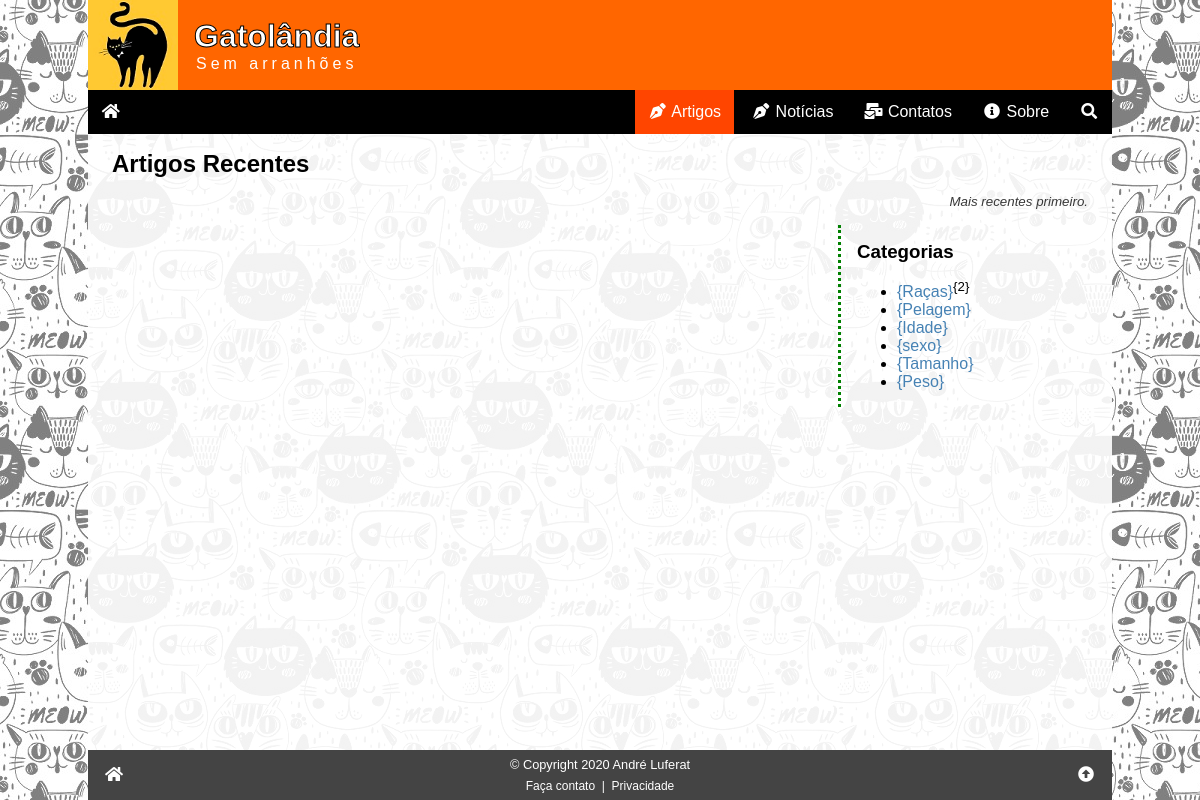
The page /artigos.php on the database as committed earlier.
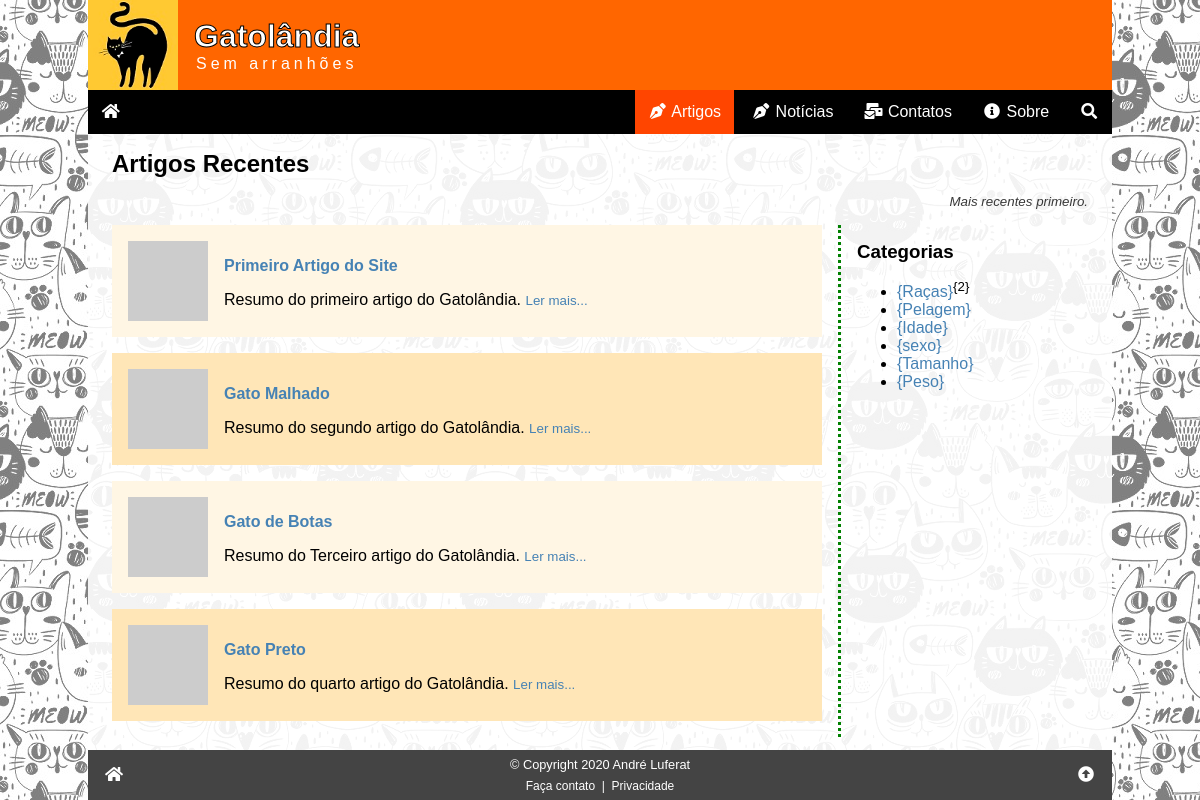
The same page on the database as committed later.
### tables this page shows
CREATE TABLE artigos (
    id_artigo INT PRIMARY KEY NOT NULL AUTO_INCREMENT,
    data TIMESTAMP DEFAULT CURRENT_TIMESTAMP,
    titulo VARCHAR(255) NOT NULL,
    imagem VARCHAR(255) COMMENT 'URL da imagem - thumbnail',
    resumo VARCHAR(255) NOT NULL COMMENT 'Resumo do artigo',
    texto LONGTEXT NOT NULL COMMENT 'Texto (HTML) do artigo completo',
    autor_id INT NOT NULL,
    campo1 TEXT COMMENT 'Reservado para uso futuro',
    campo2 TEXT COMMENT 'Reservado para uso futuro',
    campo3 TEXT COMMENT 'Reservado para uso futuro',
    status ENUM ('inativo', 'ativo') DEFAULT 'ativo',

     
    FOREIGN KEY (autor_id) REFERENCES autores (id_autor)
);

### artigos.php (the view, shortened to what this page needs)
<?php
require '_config.php';
$css = "/css/artigos.css";
$menu = "artigos";
$sql = "SELECT id_artigo, titulo, imagem, resumo FROM artigos WHERE status = 'ativo' ORDER BY data DESC";
$res = $conn->query($sql);
$artigos = '';
while ($art = $res->fetch_assoc()) {
    $artigos .= <<<HTML
<div class="artigo">
    <a href="artigo.php?id={$art['id_artigo']}"><img src="{$art['imagem']}" alt="{$art['titulo']}"></a>
    <a href="artigo.php?id={$art['id_artigo']}"><h4>{$art['titulo']}</h4></a>
    <span>{$art['resumo']}</span>
    <small><a href="artigo.php?id={$art['id_artigo']}">Ler mais...</a></small>
</div>
HTML;
}
require '_header.php';
?>
<h2>Artigos Recentes</h2>
<small class="subtitulo">Mais recentes primeiro.</small>
<div class="row">
    <div class="col1"><?php echo $artigos ?></div>
    <aside class="col2">
        <h3>Categorias</h3>
        <ul>
        <li><a href="artigos.php?c={id_categoria}">{Raças}</a><sup>{2}</sup></li>
            <li><a href="artigos.php?c={id_categoria}">{Pelagem}</a></li>
            <li><a href="artigos.php?c={id_categoria}">{Idade}</a></li>
            <li><a href="artigos.php?c={id_categoria}">{sexo}</a></li>
            <li><a href="artigos.php?c={id_categoria}">{Tamanho}</a></li>
            <li><a href="artigos.php?c={id_categoria}">{Peso}</a></li>
        </ul>
    </aside>
</div>
<?php
require '_footer.php';
?>

### _header.php (shortened to what this page needs)
<?php
if ( $css == "" ) {
    $css = null;
} else {
    $css = "\t<link rel=\"stylesheet\" href=\"{$css}\">\n";
}
?><!DOCTYPE html>
<html lang="pt-br">
<head>
    <link rel="stylesheet" href="/css/global.css">
<?php echo $css ?>
    <link rel="stylesheet" href="/css/all.min.css">
</head>
<body>
<div class="wrap">
    <header class="header">
        <a href="index.php"><img src="/img/logo01.jpg" alt="Gatolândia" title="Home Page do Gatolândia"></a>
        <h1>Gatolândia<small>Sem arranhões</small></h1>
    </header>
    <nav>
        <div class="nav">
            <a href="/" title="Página inicial"><i class="fas fa-fw fa-home"></i></a>
            <div id="menulinks">
                <a <?php echo ($menu == 'artigos') ? 'class="active"' : null; ?> href="/artigos.php"><i class="fas fa-fw fa-pen-nib"></i> Artigos</a>
                <a <?php echo ($menu == 'noticias') ? 'class="active"' : null; ?> href="/noticias.php"><i class="fas fa-fw fa-pen-nib"></i> Notícias</a>
                <a <?php echo ($menu == 'contatos') ? 'class="active"' : null; ?> href="/contatos.php"><i class="fas fa-fw fa-mail-bulk"></i> Contatos</a>
                <a <?php echo ($menu == 'sobre') ? 'class="active"' : null; ?> href="/sobre.php"><i class="fas fa-fw fa-info-circle"></i> Sobre</a>
                <a <?php echo ($menu == 'procurar') ? 'class="active"' : null; ?> href="/procurar.php" title="Procurar"><i class="fas fa-fw fa-search"></i><span>&nbsp;Procurar</span></a>
            </div>
        </div>
    </nav>
    <main class="main">

### _footer.php (shortened to what this page needs)
</main>
    <footer class="footer">
        <a href="/" title="Ir para a página inicial"><i class="fas fa-fw fa-home"></i></a>
        <div>
            &copy; Copyright 2020 André Luferat
            <div>
                <a href="/contatos.php">&nbsp;Faça contato&nbsp;</a>
                |
                <a href="/privacidade.php">&nbsp;Privacidade&nbsp;</a>
            </div>
        </div>
        <a href="#topo" title="Ir para o topo da página"><i class="fas fa-fw fa-arrow-alt-circle-up"></i></a>
    </footer>
</div>
</body>
</html>

### css/global.css (style rules this page uses)
:root { --tamanho-texto-site: 16px; --tipo-fonte-site: sans-serif; --cor-dos-links: steelblue; --cor-dos-links-em-hover: orangered; --fundo-da-pagina: url('/img/fundo02.jpg') black fixed; }
* { box-sizing: border-box; }
html, body { padding: 0; margin: 0; width: 100%; height: 100%; position: relative; font-size: var(--tamanho-texto-site); font-family: var(--tipo-fonte-site); }
a { color: var(--cor-dos-links); text-decoration: none; }
p, h1, h2, h3, h4, h5 { margin: 1rem 0; }
body { background: var(--fundo-da-pagina); }
.wrap { background: rgba(255, 255, 255, .9); width: 100%; max-width: 1024px; margin: auto; }
.header { background: #ff6600; color: white; display: flex; align-items: center; }
.header img { width: 90px; height: 90px; display: block; margin-right: 1rem; }
.header h1 { margin: 0; text-align: center; -webkit-text-stroke: 1px #000; }
.header small { display: block; font-size: 1rem; font-weight: normal; letter-spacing: .25rem; text-shadow: none; -webkit-text-stroke: 0; }
.footer { display: flex; justify-content: space-between; align-items: center; background: #444; color: white; text-align: center; }
.footer a { padding: 1rem; color: white; }
.footer>div { font-size: .8rem; }
.footer>div>div { font-size: .75rem; margin-top: .4rem; }
.footer>div>div a { padding: 0; }
.main { padding: 0 1.5rem; }
.nav { background: #000; display: flex; justify-content: flex-end; position: relative; }
.nav a { display: block; padding: .8rem; color: #fff; }
.nav a:hover, .active { background: orangered; text-decoration: none; }
.nav>a:first-child { margin-right: auto; }
#menulinks { display: none; background: #333; position: absolute; top: 2.75rem; left: 0; box-shadow: 5px 5px 5px #888; min-width: 70%; }
@media (min-width: 575px) { #menulinks { display: inline-block; background: inherit; position: relative; top: auto; left: auto; box-shadow: none; min-width: auto; } }
@media (min-width: 575px) { .nav a { display: inline-block; } }
.wrap { display: flex; flex-direction: column; min-height: 100%; }
.main { flex-grow: 1; }

### css/artigos.css (style rules this page uses)
.artigo { padding: 1rem; overflow: auto; margin-bottom: 1rem; }
.artigo:nth-child(even) { background: rgb(255, 230, 183); }
.artigo:nth-child(odd) { background: rgb(255, 246, 228); }
.artigo img { width: 80px; height: 80px; float: left; margin-right: 1rem; }
.subtitulo { display: block; margin-bottom: 1rem; text-align: right; color: rgb(56, 56, 56); font-style: italic; }
.row { display: flex; width: 100%; flex-direction: column; }
.col2 { width: 100%; border-top: 3px dotted green; margin-top: 2rem; margin-bottom: 2rem; }
@media (min-width: 640px) { .row { flex-direction: row; } }
@media (min-width: 640px) { .col1 { flex-grow: 1; padding-right: 1rem; } }
@media (min-width: 640px) { .col2 { width: 250px; padding-left: 1rem; border: 0; margin: 0; border-left: 3px dotted green; } }

Rows that differ between the two databases and show on the page:
added artigos: titulo "Primeiro Artigo do Site", resumo "Resumo do primeiro artigo do Gatolândia."
added artigos: titulo "Gato Malhado", resumo "Resumo do segundo artigo do Gatolândia."
added artigos: titulo "Gato de Botas", resumo "Resumo do Terceiro artigo do Gatolândia."
added artigos: titulo "Gato Preto", resumo "Resumo do quarto artigo do Gatolândia."
